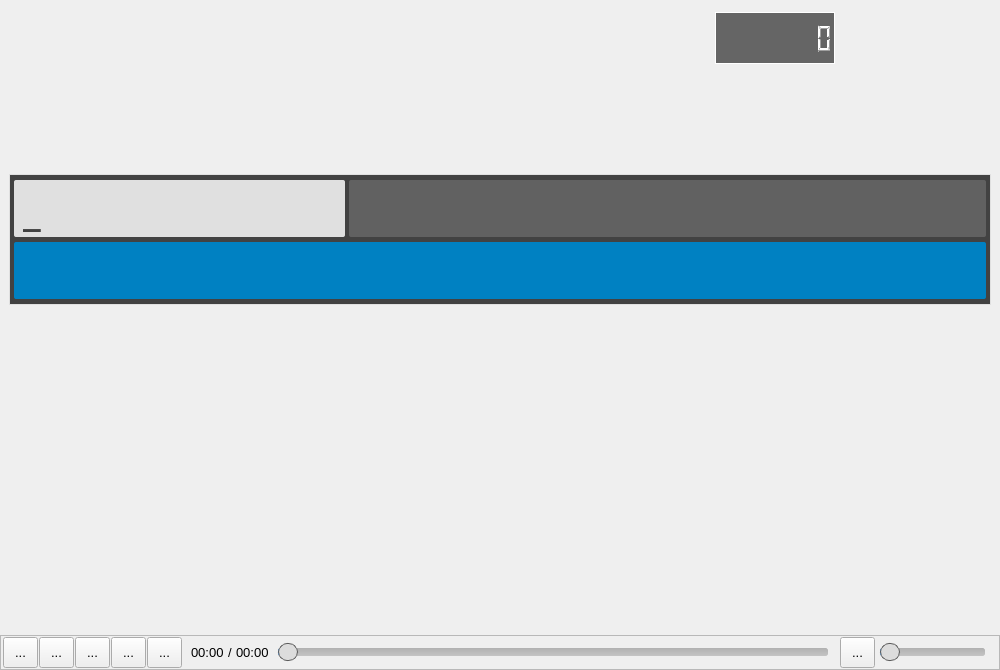
<?xml version="1.0" encoding="UTF-8"?>
<ui version="4.0">
 <class>MainWindow</class>
 <widget class="QMainWindow" name="MainWindow">
  <property name="geometry">
   <rect>
    <x>0</x>
    <y>0</y>
    <width>1000</width>
    <height>670</height>
   </rect>
  </property>
  <property name="minimumSize">
   <size>
    <width>1000</width>
    <height>670</height>
   </size>
  </property>
  <property name="font">
   <font>
    <pointsize>10</pointsize>
   </font>
  </property>
  <property name="mouseTracking">
   <bool>true</bool>
  </property>
  <property name="contextMenuPolicy">
   <enum>Qt::CustomContextMenu</enum>
  </property>
  <property name="windowTitle">
   <string>PTHK Karaoke</string>
  </property>
  <property name="styleSheet">
   <string notr="true">/*#MainWindow {
background-color: rgb(51, 51, 51);
}*/</string>
  </property>
  <property name="locale">
   <locale language="English" country="UnitedStates"/>
  </property>
  <widget class="QWidget" name="centralWidget">
   <property name="mouseTracking">
    <bool>true</bool>
   </property>
   <layout class="QVBoxLayout" name="verticalLayout_4">
    <property name="leftMargin">
     <number>0</number>
    </property>
    <property name="rightMargin">
     <number>0</number>
    </property>
    <property name="bottomMargin">
     <number>0</number>
    </property>
    <item>
     <layout class="QVBoxLayout" name="verticalLayoutMain">
      <property name="leftMargin">
       <number>9</number>
      </property>
      <property name="topMargin">
       <number>0</number>
      </property>
      <property name="rightMargin">
       <number>9</number>
      </property>
      <property name="bottomMargin">
       <number>0</number>
      </property>
      <item>
       <layout class="QHBoxLayout" name="horizontalLayout_13">
        <item>
         <widget class="ChannelMixer" name="chMix" native="true">
          <property name="minimumSize">
           <size>
            <width>400</width>
            <height>157</height>
           </size>
          </property>
          <property name="maximumSize">
           <size>
            <width>16777215</width>
            <height>157</height>
           </size>
          </property>
          <property name="autoFillBackground">
           <bool>true</bool>
          </property>
         </widget>
        </item>
        <item>
         <spacer name="horizontalSpacer_2">
          <property name="orientation">
           <enum>Qt::Horizontal</enum>
          </property>
          <property name="sizeHint" stdset="0">
           <size>
            <width>40</width>
            <height>20</height>
           </size>
          </property>
         </spacer>
        </item>
        <item>
         <layout class="QVBoxLayout" name="verticalLayout_5">
          <item>
           <layout class="QHBoxLayout" name="horizontalLayout">
            <item>
             <widget class="Detail" name="detail" native="true">
              <property name="minimumSize">
               <size>
                <width>160</width>
                <height>52</height>
               </size>
              </property>
              <property name="maximumSize">
               <size>
                <width>160</width>
                <height>52</height>
               </size>
              </property>
             </widget>
            </item>
            <item>
             <widget class="QLCDNumber" name="lcdTime">
              <property name="minimumSize">
               <size>
                <width>120</width>
                <height>52</height>
               </size>
              </property>
              <property name="maximumSize">
               <size>
                <width>120</width>
                <height>52</height>
               </size>
              </property>
              <property name="styleSheet">
               <string notr="true">color: rgb(255, 255, 255);
background-color: rgb(62, 62, 62, 200);
border: 1px solid rgb(255, 255, 255);</string>
              </property>
              <property name="digitCount">
               <number>8</number>
              </property>
             </widget>
            </item>
            <item>
             <widget class="RhythmWidget" name="rhmWidget" native="true">
              <property name="minimumSize">
               <size>
                <width>150</width>
                <height>52</height>
               </size>
              </property>
              <property name="maximumSize">
               <size>
                <width>150</width>
                <height>52</height>
               </size>
              </property>
             </widget>
            </item>
           </layout>
          </item>
          <item>
           <widget class="QWidget" name="expandChMix" native="true">
            <property name="sizePolicy">
             <sizepolicy hsizetype="Preferred" vsizetype="Fixed">
              <horstretch>0</horstretch>
              <verstretch>0</verstretch>
             </sizepolicy>
            </property>
            <property name="minimumSize">
             <size>
              <width>0</width>
              <height>96</height>
             </size>
            </property>
           </widget>
          </item>
         </layout>
        </item>
       </layout>
      </item>
      <item>
       <widget class="QFrame" name="frameSearch">
        <property name="sizePolicy">
         <sizepolicy hsizetype="Expanding" vsizetype="Fixed">
          <horstretch>0</horstretch>
          <verstretch>0</verstretch>
         </sizepolicy>
        </property>
        <property name="minimumSize">
         <size>
          <width>0</width>
          <height>131</height>
         </size>
        </property>
        <property name="maximumSize">
         <size>
          <width>16777215</width>
          <height>131</height>
         </size>
        </property>
        <property name="styleSheet">
         <string notr="true">#frameSearch {
	border: 1px solid rgb(224, 224, 224);
	background-color: rgba(66, 66, 66);
}</string>
        </property>
        <property name="frameShape">
         <enum>QFrame::StyledPanel</enum>
        </property>
        <property name="frameShadow">
         <enum>QFrame::Raised</enum>
        </property>
        <layout class="QHBoxLayout" name="horizontalLayout_6">
         <property name="spacing">
          <number>0</number>
         </property>
         <property name="leftMargin">
          <number>4</number>
         </property>
         <property name="topMargin">
          <number>4</number>
         </property>
         <property name="rightMargin">
          <number>4</number>
         </property>
         <property name="bottomMargin">
          <number>4</number>
         </property>
         <item>
          <layout class="QVBoxLayout" name="verticalLayout">
           <property name="spacing">
            <number>4</number>
           </property>
           <item>
            <layout class="QHBoxLayout" name="horizontalLayout_5">
             <property name="spacing">
              <number>4</number>
             </property>
             <item>
              <widget class="QFrame" name="frame_2">
               <property name="sizePolicy">
                <sizepolicy hsizetype="Fixed" vsizetype="Fixed">
                 <horstretch>0</horstretch>
                 <verstretch>0</verstretch>
                </sizepolicy>
               </property>
               <property name="minimumSize">
                <size>
                 <width>331</width>
                 <height>57</height>
                </size>
               </property>
               <property name="maximumSize">
                <size>
                 <width>331</width>
                 <height>57</height>
                </size>
               </property>
               <property name="styleSheet">
                <string notr="true">border: none;
border-radius: 2px;
background-color: rgb(224, 224, 224);
color: rgb(66, 66, 66);</string>
               </property>
               <property name="frameShape">
                <enum>QFrame::StyledPanel</enum>
               </property>
               <property name="frameShadow">
                <enum>QFrame::Raised</enum>
               </property>
               <layout class="QHBoxLayout" name="horizontalLayout_2">
                <property name="leftMargin">
                 <number>9</number>
                </property>
                <property name="topMargin">
                 <number>0</number>
                </property>
                <property name="bottomMargin">
                 <number>0</number>
                </property>
                <item>
                 <widget class="QLabel" name="lbSearch">
                  <property name="font">
                   <font>
                    <family>DilleniaUPC</family>
                    <pointsize>32</pointsize>
                    <weight>75</weight>
                    <bold>true</bold>
                   </font>
                  </property>
                  <property name="text">
                   <string>_</string>
                  </property>
                 </widget>
                </item>
               </layout>
              </widget>
             </item>
             <item>
              <widget class="QFrame" name="frame_3">
               <property name="sizePolicy">
                <sizepolicy hsizetype="Ignored" vsizetype="Fixed">
                 <horstretch>0</horstretch>
                 <verstretch>0</verstretch>
                </sizepolicy>
               </property>
               <property name="minimumSize">
                <size>
                 <width>0</width>
                 <height>57</height>
                </size>
               </property>
               <property name="maximumSize">
                <size>
                 <width>16777215</width>
                 <height>57</height>
                </size>
               </property>
               <property name="styleSheet">
                <string notr="true">/*
border: none;
border-radius: 2px;
background-color: rgb(41, 128, 185);
color: rgb(255, 244, 110);
font: bold 14pt;
*/

border: none;
border-radius: 2px;
background-color: rgb(97, 97, 97);
color: rgb(255, 244, 110);</string>
               </property>
               <property name="frameShape">
                <enum>QFrame::StyledPanel</enum>
               </property>
               <property name="frameShadow">
                <enum>QFrame::Raised</enum>
               </property>
               <layout class="QHBoxLayout" name="horizontalLayout_3">
                <property name="leftMargin">
                 <number>9</number>
                </property>
                <property name="topMargin">
                 <number>0</number>
                </property>
                <property name="bottomMargin">
                 <number>0</number>
                </property>
                <item>
                 <widget class="QLabel" name="lbLyrics">
                  <property name="font">
                   <font>
                    <family>DilleniaUPC</family>
                    <pointsize>24</pointsize>
                    <weight>75</weight>
                    <bold>true</bold>
                   </font>
                  </property>
                  <property name="text">
                   <string/>
                  </property>
                 </widget>
                </item>
               </layout>
              </widget>
             </item>
            </layout>
           </item>
           <item>
            <widget class="QFrame" name="frame_4">
             <property name="sizePolicy">
              <sizepolicy hsizetype="Ignored" vsizetype="Fixed">
               <horstretch>0</horstretch>
               <verstretch>0</verstretch>
              </sizepolicy>
             </property>
             <property name="minimumSize">
              <size>
               <width>0</width>
               <height>57</height>
              </size>
             </property>
             <property name="maximumSize">
              <size>
               <width>16777215</width>
               <height>57</height>
              </size>
             </property>
             <property name="styleSheet">
              <string notr="true">/*
border: none;
border-radius: 2px;
background-color: rgb(0, 150, 136);
color: rgb(238, 238, 238);
font: bold 16pt;
*/

border: none;
border-radius: 2px;
background-color: /*#1976D2;*/rgb(0, 129, 194);
color: rgb(238, 238, 238);</string>
             </property>
             <property name="frameShape">
              <enum>QFrame::StyledPanel</enum>
             </property>
             <property name="frameShadow">
              <enum>QFrame::Raised</enum>
             </property>
             <layout class="QHBoxLayout" name="horizontalLayout_4">
              <property name="leftMargin">
               <number>9</number>
              </property>
              <property name="topMargin">
               <number>0</number>
              </property>
              <property name="bottomMargin">
               <number>0</number>
              </property>
              <item>
               <widget class="QLabel" name="lbId">
                <property name="font">
                 <font>
                  <family>DilleniaUPC</family>
                  <pointsize>32</pointsize>
                  <weight>75</weight>
                  <bold>true</bold>
                 </font>
                </property>
                <property name="text">
                 <string/>
                </property>
               </widget>
              </item>
              <item>
               <widget class="QLabel" name="lbName">
                <property name="font">
                 <font>
                  <family>DilleniaUPC</family>
                  <pointsize>32</pointsize>
                  <weight>75</weight>
                  <bold>true</bold>
                 </font>
                </property>
                <property name="text">
                 <string/>
                </property>
               </widget>
              </item>
              <item>
               <widget class="QLabel" name="lbBtw">
                <property name="font">
                 <font>
                  <family>DilleniaUPC</family>
                  <pointsize>32</pointsize>
                  <weight>75</weight>
                  <bold>true</bold>
                 </font>
                </property>
                <property name="text">
                 <string/>
                </property>
               </widget>
              </item>
              <item>
               <widget class="QLabel" name="lbArtist">
                <property name="font">
                 <font>
                  <family>DilleniaUPC</family>
                  <pointsize>32</pointsize>
                  <weight>75</weight>
                  <bold>true</bold>
                 </font>
                </property>
                <property name="text">
                 <string/>
                </property>
               </widget>
              </item>
              <item>
               <widget class="QLabel" name="lbTempoKey">
                <property name="font">
                 <font>
                  <family>DilleniaUPC</family>
                  <pointsize>32</pointsize>
                  <weight>75</weight>
                  <bold>true</bold>
                 </font>
                </property>
                <property name="text">
                 <string/>
                </property>
               </widget>
              </item>
              <item>
               <widget class="QLabel" name="lbType">
                <property name="font">
                 <font>
                  <family>DilleniaUPC</family>
                  <pointsize>32</pointsize>
                  <weight>75</weight>
                  <bold>true</bold>
                 </font>
                </property>
                <property name="text">
                 <string/>
                </property>
               </widget>
              </item>
              <item>
               <spacer name="horizontalSpacer">
                <property name="orientation">
                 <enum>Qt::Horizontal</enum>
                </property>
                <property name="sizeHint" stdset="0">
                 <size>
                  <width>40</width>
                  <height>20</height>
                 </size>
                </property>
               </spacer>
              </item>
             </layout>
            </widget>
           </item>
          </layout>
         </item>
        </layout>
       </widget>
      </item>
      <item>
       <widget class="PlaylistWidget" name="playlistWidget" native="true">
        <property name="minimumSize">
         <size>
          <width>0</width>
          <height>200</height>
         </size>
        </property>
       </widget>
      </item>
      <item>
       <layout class="QHBoxLayout" name="horizontalLayout_14">
        <item>
         <widget class="SongDetail" name="songDetail" native="true">
          <property name="minimumSize">
           <size>
            <width>100</width>
            <height>50</height>
           </size>
          </property>
         </widget>
        </item>
        <item>
         <widget class="SongMedley" name="songMedley" native="true">
          <property name="minimumSize">
           <size>
            <width>100</width>
            <height>50</height>
           </size>
          </property>
         </widget>
        </item>
        <item>
         <spacer name="horizontalSpacer_3">
          <property name="orientation">
           <enum>Qt::Horizontal</enum>
          </property>
          <property name="sizeHint" stdset="0">
           <size>
            <width>40</width>
            <height>20</height>
           </size>
          </property>
         </spacer>
        </item>
       </layout>
      </item>
     </layout>
    </item>
    <item>
     <spacer name="verticalSpacer">
      <property name="orientation">
       <enum>Qt::Vertical</enum>
      </property>
      <property name="sizeHint" stdset="0">
       <size>
        <width>20</width>
        <height>40</height>
       </size>
      </property>
     </spacer>
    </item>
    <item>
     <widget class="QFrame" name="frameControl">
      <property name="minimumSize">
       <size>
        <width>0</width>
        <height>35</height>
       </size>
      </property>
      <property name="maximumSize">
       <size>
        <width>16777215</width>
        <height>35</height>
       </size>
      </property>
      <property name="styleSheet">
       <string notr="true">
background-color: rgb(34, 40, 49);
color: rgb(245,245,245;);
font: bold 9pt;
border: none;

QToolTip {
	color: rgb(14, 14, 14);
}</string>
      </property>
      <property name="frameShape">
       <enum>QFrame::StyledPanel</enum>
      </property>
      <property name="frameShadow">
       <enum>QFrame::Raised</enum>
      </property>
      <layout class="QHBoxLayout" name="horizontalLayout_9">
       <property name="spacing">
        <number>9</number>
       </property>
       <property name="leftMargin">
        <number>2</number>
       </property>
       <property name="topMargin">
        <number>0</number>
       </property>
       <property name="bottomMargin">
        <number>0</number>
       </property>
       <item>
        <layout class="QHBoxLayout" name="horizontalLayout_8">
         <property name="spacing">
          <number>1</number>
         </property>
         <item>
          <widget class="PlaybackButton" name="btnPlay">
           <property name="minimumSize">
            <size>
             <width>35</width>
             <height>31</height>
            </size>
           </property>
           <property name="maximumSize">
            <size>
             <width>35</width>
             <height>31</height>
            </size>
           </property>
           <property name="focusPolicy">
            <enum>Qt::NoFocus</enum>
           </property>
           <property name="toolTip">
            <string>เล่น (F5)</string>
           </property>
           <property name="text">
            <string>...</string>
           </property>
          </widget>
         </item>
         <item>
          <widget class="PlaybackButton" name="btnPause">
           <property name="minimumSize">
            <size>
             <width>35</width>
             <height>31</height>
            </size>
           </property>
           <property name="maximumSize">
            <size>
             <width>35</width>
             <height>31</height>
            </size>
           </property>
           <property name="focusPolicy">
            <enum>Qt::NoFocus</enum>
           </property>
           <property name="toolTip">
            <string>หยุดชั่วคราว (F6)</string>
           </property>
           <property name="text">
            <string>...</string>
           </property>
          </widget>
         </item>
         <item>
          <widget class="PlaybackButton" name="btnStop">
           <property name="minimumSize">
            <size>
             <width>35</width>
             <height>31</height>
            </size>
           </property>
           <property name="maximumSize">
            <size>
             <width>35</width>
             <height>31</height>
            </size>
           </property>
           <property name="focusPolicy">
            <enum>Qt::NoFocus</enum>
           </property>
           <property name="toolTip">
            <string>หยุด (F7)</string>
           </property>
           <property name="text">
            <string>...</string>
           </property>
          </widget>
         </item>
         <item>
          <widget class="PlaybackButton" name="btnPrevious">
           <property name="minimumSize">
            <size>
             <width>35</width>
             <height>31</height>
            </size>
           </property>
           <property name="maximumSize">
            <size>
             <width>35</width>
             <height>31</height>
            </size>
           </property>
           <property name="focusPolicy">
            <enum>Qt::NoFocus</enum>
           </property>
           <property name="toolTip">
            <string>เพลงก่อนหน้า (F8)</string>
           </property>
           <property name="text">
            <string>...</string>
           </property>
          </widget>
         </item>
         <item>
          <widget class="PlaybackButton" name="btnNext">
           <property name="minimumSize">
            <size>
             <width>35</width>
             <height>31</height>
            </size>
           </property>
           <property name="maximumSize">
            <size>
             <width>35</width>
             <height>31</height>
            </size>
           </property>
           <property name="focusPolicy">
            <enum>Qt::NoFocus</enum>
           </property>
           <property name="toolTip">
            <string>เพลงถัดไป (F9)</string>
           </property>
           <property name="text">
            <string>...</string>
           </property>
          </widget>
         </item>
        </layout>
       </item>
       <item>
        <layout class="QHBoxLayout" name="horizontalLayout_11">
         <item>
          <layout class="QHBoxLayout" name="horizontalLayout_10">
           <property name="spacing">
            <number>4</number>
           </property>
           <item>
            <widget class="QLabel" name="lbPosition">
             <property name="text">
              <string>00:00</string>
             </property>
            </widget>
           </item>
           <item>
            <widget class="QLabel" name="label_4">
             <property name="text">
              <string>/</string>
             </property>
            </widget>
           </item>
           <item>
            <widget class="QLabel" name="lbDuration">
             <property name="text">
              <string>00:00</string>
             </property>
            </widget>
           </item>
          </layout>
         </item>
         <item>
          <widget class="QSlider" name="sliderPosition">
           <property name="focusPolicy">
            <enum>Qt::NoFocus</enum>
           </property>
           <property name="styleSheet">
            <string notr="true">QSlider {
	padding: 3px;
}
QSlider::groove:horizontal {
    /*border: 1px solid #999999;*/
    height: 8px; /* the groove expands to the size of the slider by default. by 		  giving it a height, it has a fixed size */
    background: qlineargradient(x1:0, y1:0, x2:0, y2:1, stop:0 #B1B1B1, stop:     1 #c4c4c4);
    margin: 2px 0;
	border-radius: 3px;
}

QSlider::handle:horizontal {
    background: rgb(220,220,220);
    border: 1px solid #5c5c5c;
    width: 18px;
    margin: -5px 0; /* handle is placed by default on the contents rect of the groove. Expand outside the groove */
    border-radius: 9px;
}

QSlider::add-page:horizontal {
     height: 8px; /* the groove expands to the size of the slider by default. by 		  giving it a height, it has a fixed size */
    background: qlineargradient(x1:0, y1:0, x2:0, y2:1, stop:0 #B1B1B1, stop:     1 #c4c4c4);
    margin: 2px 0;
	border-radius: 3px;
}

QSlider::sub-page:horizontal {
     height: 8px; /* the groove expands to the size of the slider by default. by 		  giving it a height, it has a fixed size */
    background: #1e90ff;
    margin: 2px 0;
	border-radius: 3px;
}</string>
           </property>
           <property name="maximum">
            <number>100</number>
           </property>
           <property name="value">
            <number>0</number>
           </property>
           <property name="orientation">
            <enum>Qt::Horizontal</enum>
           </property>
          </widget>
         </item>
        </layout>
       </item>
       <item>
        <layout class="QHBoxLayout" name="horizontalLayout_12">
         <property name="spacing">
          <number>2</number>
         </property>
         <item>
          <widget class="PlaybackButton" name="btnVolumeMute">
           <property name="minimumSize">
            <size>
             <width>35</width>
             <height>31</height>
            </size>
           </property>
           <property name="maximumSize">
            <size>
             <width>35</width>
             <height>31</height>
            </size>
           </property>
           <property name="focusPolicy">
            <enum>Qt::NoFocus</enum>
           </property>
           <property name="text">
            <string>...</string>
           </property>
          </widget>
         </item>
         <item>
          <widget class="QSlider" name="sliderVolume">
           <property name="sizePolicy">
            <sizepolicy hsizetype="Fixed" vsizetype="Fixed">
             <horstretch>0</horstretch>
             <verstretch>0</verstretch>
            </sizepolicy>
           </property>
           <property name="minimumSize">
            <size>
             <width>111</width>
             <height>0</height>
            </size>
           </property>
           <property name="maximumSize">
            <size>
             <width>111</width>
             <height>16777215</height>
            </size>
           </property>
           <property name="focusPolicy">
            <enum>Qt::NoFocus</enum>
           </property>
           <property name="styleSheet">
            <string notr="true">QSlider {
	padding: 3px;
}
QSlider::groove:horizontal {
    /*border: 1px solid #999999;*/
    height: 8px; /* the groove expands to the size of the slider by default. by 		  giving it a height, it has a fixed size */
    background: qlineargradient(x1:0, y1:0, x2:0, y2:1, stop:0 #B1B1B1, stop:     1 #c4c4c4);
    margin: 2px 0;
	border-radius: 3px;
}

QSlider::handle:horizontal {
    background: rgb(220,220,220);
    border: 1px solid #5c5c5c;
    width: 18px;
    margin: -5px 0; /* handle is placed by default on the contents rect of the groove. Expand outside the groove */
    border-radius: 9px;
}

QSlider::add-page:horizontal {
     height: 8px; /* the groove expands to the size of the slider by default. by 		  giving it a height, it has a fixed size */
    background: qlineargradient(x1:0, y1:0, x2:0, y2:1, stop:0 #B1B1B1, stop:     1 #c4c4c4);
    margin: 2px 0;
	border-radius: 3px;
}

QSlider::sub-page:horizontal {
     height: 8px; /* the groove expands to the size of the slider by default. by 		  giving it a height, it has a fixed size */
    background: #1e90ff;
    margin: 2px 0;
	border-radius: 3px;
}</string>
           </property>
           <property name="maximum">
            <number>100</number>
           </property>
           <property name="pageStep">
            <number>5</number>
           </property>
           <property name="orientation">
            <enum>Qt::Horizontal</enum>
           </property>
          </widget>
         </item>
        </layout>
       </item>
      </layout>
     </widget>
    </item>
   </layout>
  </widget>
 </widget>
 <layoutdefault spacing="6" margin="11"/>
 <customwidgets>
  <customwidget>
   <class>RhythmWidget</class>
   <extends>QWidget</extends>
   <header>RhythmWidget.h</header>
   <container>1</container>
  </customwidget>
  <customwidget>
   <class>ChannelMixer</class>
   <extends>QWidget</extends>
   <header>ChannelMixer.h</header>
   <container>1</container>
  </customwidget>
  <customwidget>
   <class>SongDetail</class>
   <extends>QWidget</extends>
   <header>SongDetail.h</header>
   <container>1</container>
  </customwidget>
  <customwidget>
   <class>Detail</class>
   <extends>QWidget</extends>
   <header>Detail.h</header>
   <container>1</container>
  </customwidget>
  <customwidget>
   <class>PlaybackButton</class>
   <extends>QToolButton</extends>
   <header>PlaybackButton.h</header>
  </customwidget>
  <customwidget>
   <class>PlaylistWidget</class>
   <extends>QWidget</extends>
   <header>PlaylistWidget.h</header>
   <container>1</container>
  </customwidget>
  <customwidget>
   <class>SongMedley</class>
   <extends>QWidget</extends>
   <header>SongMedley.h</header>
   <container>1</container>
  </customwidget>
 </customwidgets>
 <resources/>
 <connections/>
</ui>
